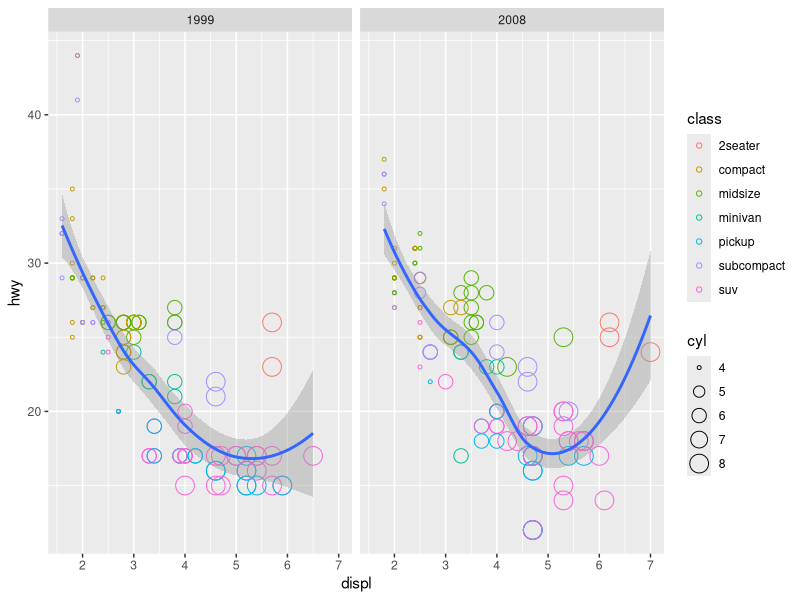
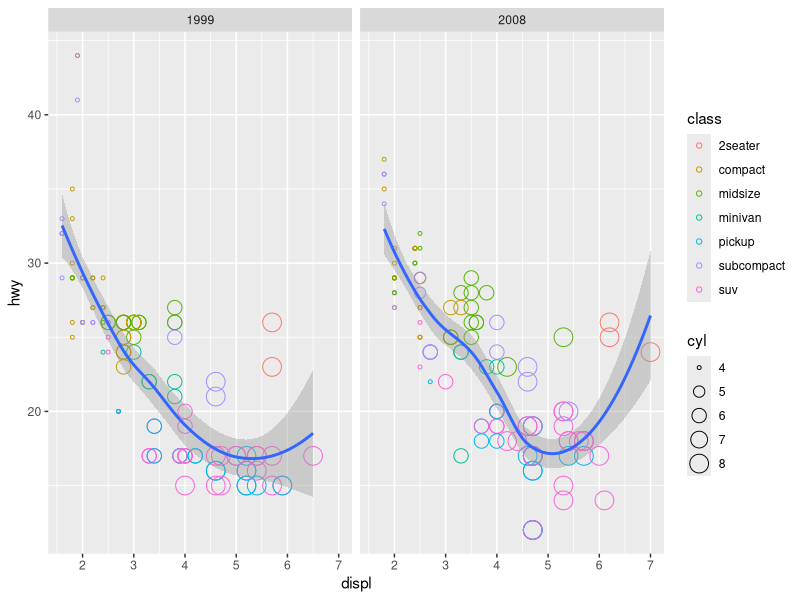

The R script that drew these images, in order:
## ---- chunk 1
#| message: true
library(tidyverse)
## ---- chunk 2
cars
view(cars)
## ---- chunk 3
ggplot(data=mpg, mapping=aes(x=displ, y= hwy))+
  geom_point(mapping=aes(color=class, size=cyl), shape =1)+
  geom_smooth()+
  facet_wrap(~year, nrow=1)

## ---- chunk 4
ggplot(data=mpg, mapping=aes(x=displ, y= hwy))+
  geom_point(mapping=aes(color=class, size=cyl), shape =1)+
  geom_smooth()+
  facet_wrap(~year, nrow=1)
